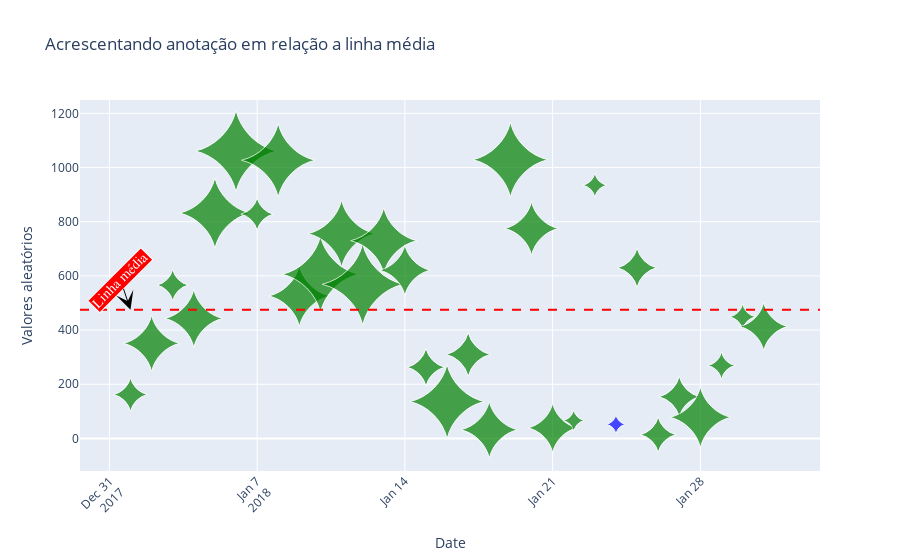

Notebook code for this chart:
### Markdown cell above
##### Traçando linha média e apontando no gráfico

### Code cell
#Filtrando janeiro de 2018 p/ não ficar mto poluído
df_plot = df[(df['Ano'] == 2018) & (df['Mês'] == 1)]

#Pintando bola com menor quantidade de eventos
iMenor_evento = 0
i = 0
while i < len(df_plot.valor_tamanho):
    if df_plot.valor_tamanho[i] < df_plot.valor_tamanho[iMenor_evento]:
        iMenor_evento = i
    i = i + 1

lista_cor = []

for i in range(len(df_plot.valor_tamanho)):
    if  df_plot.valor_tamanho[i] == df_plot.valor_tamanho[iMenor_evento]:
        lista_cor.append('blue')
    else: lista_cor.append('green')
        
fig = go.Figure(
    data=[
        go.Scatter(
            name="Bubble",
            x= df_plot.Date,
            y= df_plot.valor_loc,
            
            #bolinhas :)
            mode="markers",
            marker=dict(size=df_plot.valor_tamanho,
                        sizemode='area', #'diameter' or 'area'
                        
                        #Fórmula sugerida para definição do tamanho dos marcadores (bolas)
                        #sizeref= 2.*max(df_plot.valor_tamanho)/(50.**2), Default: 1
                        sizeref = 0.64,
                        #OBS: Definir 'sizeref' para um valor Menor que 1 diminui os tamanhos dos marcadores (bolas), 
                        #enquanto definir 'sizeref' para menos que 1, aumenta os tamanhos dos marcadores renderizados.
                        
                        sizemin=5), #Define o tamanho mínimo dos pontos do marcador. Tem efeito apenas se `marker.size` for definido como uma matriz numérica. 
                        marker_symbol = "star-diamond", #altera formato do marcador
                        xperiodalignment = 'start',
            marker_color=lista_cor, 
            #marker_size = df_plot.valor_tamanho,
            text = df_plot.valor_tamanho,
            #textposition="top center",
            #
        ),
    ],
    layout=go.Layout(
        title='Acrescentando anotação em relação a linha média',
        xaxis_title='Date',
        yaxis_title='Valores aleatórios'

        )
    
)

fig.update_layout(xaxis_tickangle=-45)

#Adicicionando linha média dos valores
fig.add_hline(y = df_plot.valor_loc.mean(), #linha média horizontal
                  line_width = 2, 
                  line_dash  ="dash", 
                  line_color='red')

#Fig annotation no encontro da linha média (horizontal) com a linha vertical
fig.add_annotation(x=df_plot.iloc[0]['Date'],
                   y=df_plot.valor_loc.mean(),

                   text="Linha média",
                   #Fonte do texto
                   font=dict(family="sans serif",
                             size=14,
                             color="white"),
                   textangle = -45, #angulação para o texto.

                   #Caixa onde fica o texto
                   height = None, #Altura da caixa. None se adapta ao tamanho da palavra
                   width = None, #largura da caixa. 
                   #Obs. Se tiver um texto com fonte muito grande, essa altura tem que aumentar, senão não cabe na caixa
                   bgcolor = 'red',  #cor do caixa 
                   bordercolor = 'white', # cor da borda da caixa
                   borderwidth = 1, #largura da borda da caixa 

                   #Flecha
                   showarrow=True, #incluir seta na visualização
                   yanchor="auto",  #loc de onde começa o texto. Opções: ['auto', 'left', 'center', 'right']
                   #xshift=10, #yshift=50
                   #pacity=0.7,
                   arrowcolor="black", #cor da flecha
                   arrowsize=3,
                   arrowwidth=1,
                   arrowhead=3,

                   #Captura de eventos
                   captureevents = True, #captura evento passando o mouse em cima ou clicando
                   hovertext = 'Texto que aparece quando passa o mouse em cima', #Texto que aparece quando passa o mouse em cima
                   clicktoshow = 'onoff', #[False, 'onoff', 'onout']
                   xclick = True
                  )

fig.show()

### Figure 1 — Plotly figure (JSON) as saved in the notebook; plotly's stock layout.template omitted (floating-point values rounded to 4 significant figures)
{"data": [{"marker": {"color": ["green", "green", "green", "green", "green", "green", "green", "green", "green", "green", "green", "green", "green", "green", "green", "green", "green", "green", "green", "green", "green", "green", "green", "blue", "green", "green", "green", "green", "green", "green", "green"], "size": [186, 518, 160, 547, 814, 1080, 173, 884, 610, 953, 736, 1077, 717, 420, 234, 902, 317, 527, 915, 471, 398, 75, 94, 60, 254, 207, 272, 604, 123, 110, 381], "sizemin": 5, "sizemode": "area", "sizeref": 0.64, "symbol": "star-diamond"}, "mode": "markers", "name": "Bubble", "text": [186, 518, 160, 547, 814, 1080, 173, 884, 610, 953, 736, 1077, 717, 420, 234, 902, 317, 527, 915, 471, 398, 75, 94, 60, 254, 207, 272, 604, 123, 110, 381], "type": "scatter", "x": ["2018-01-01", "2018-01-02", "2018-01-03", "2018-01-04", "2018-01-05", "2018-01-06", "2018-01-07", "2018-01-08", "2018-01-09", "2018-01-10", "2018-01-11", "2018-01-12", "2018-01-13", "2018-01-14", "2018-01-15", "2018-01-16", "2018-01-17", "2018-01-18", "2018-01-19", "2018-01-20", "2018-01-21", "2018-01-22", "2018-01-23", "2018-01-24", "2018-01-25", "2018-01-26", "2018-01-27", "2018-01-28", "2018-01-29", "2018-01-30", "2018-01-31"], "xperiodalignment": "start", "y": [162, 351, 566, 443, 832, 1061, 828, 1027, 526, 606, 756, 569, 730, 621, 263, 136, 310, 32, 1029, 775, 39, 66, 935, 52, 630, 14, 154, 78, 269, 449, 413]}], "layout": {"annotations": [{"arrowcolor": "black", "arrowhead": 3, "arrowsize": 3, "arrowwidth": 1, "bgcolor": "red", "bordercolor": "white", "borderwidth": 1, "captureevents": true, "clicktoshow": "onoff", "font": {"color": "white", "family": "sans serif", "size": 14}, "hovertext": "Texto que aparece quando passa o mouse em cima", "showarrow": true, "text": "Linha média", "textangle": -45, "x": "2018-01-01", "xclick": true, "y": 474.9, "yanchor": "auto"}], "shapes": [{"line": {"color": "red", "dash": "dash", "width": 2}, "type": "line", "x0": 0, "x1": 1, "xref": "x domain", "y0": 474.9, "y1": 474.9, "yref": "y"}], "title": {"text": "Acrescentando anotação em relação a linha média"}, "xaxis": {"tickangle": -45, "title": {"text": "Date"}}, "yaxis": {"title": {"text": "Valores aleatórios"}}}}
